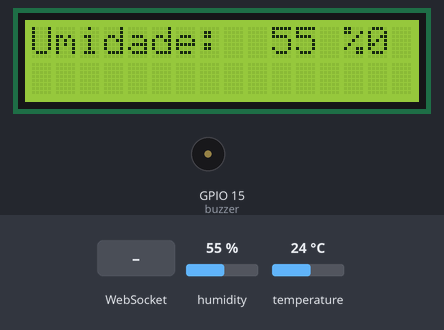
Recording of a sketch running on a simulated ESP32. Shown: 16×2 character LCD, buzzer (waves = sounding). The test bench sets the inputs (shaded band); at power-on: humidity 55 %, temperature 24 °C. WiFi joins after 1.5 s; servers stay silent unless stated; what the sketch prints to the serial monitor is not drawn.

Above: at 4.7 s.
4.8 s: WebSocket text "alertar" received
At 11.0 s:
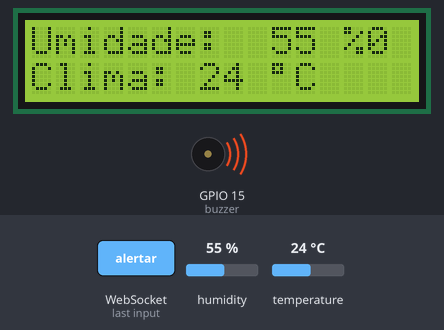
11.6 s: humidity set to 22 %
At 13.2 s:
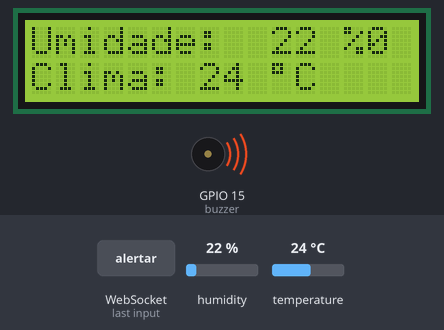
15.6 s: temperature set to 12 °C
At 24.3 s:
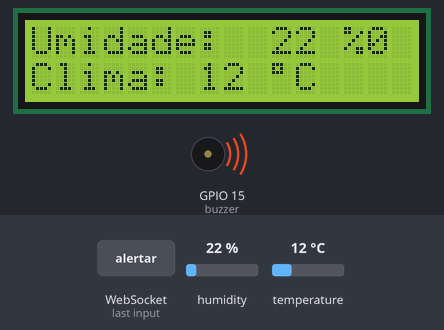
25.2 s: WebSocket text "desligar" received
At 27.8 s:
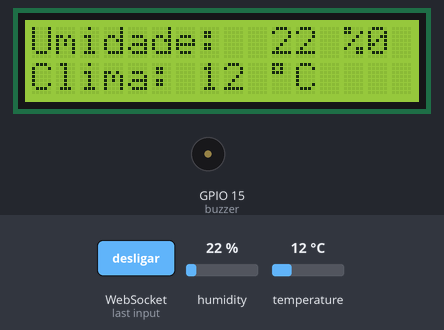
29.2 s: humidity set to 40 %
At 37.9 s:
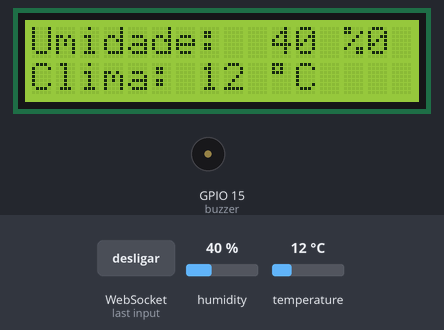
38.3 s: temperature set to 19 °C
At 49.0 s:
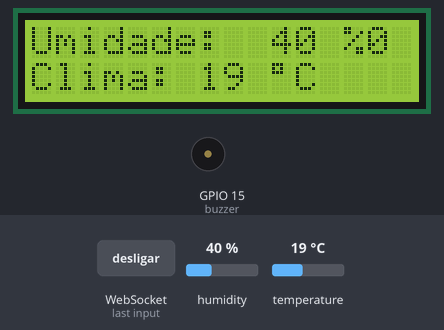
Timing chart, 0 to 50.4 s (numbered marks = the images above; inputs shaded):
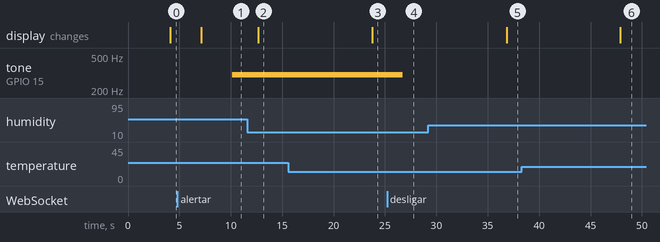

The sketch:

Conection.ino.ino
```cpp
#include <WiFi.h>
#include <WebServer.h>
#include <WebSocketsServer.h>
#include <LiquidCrystal_I2C.h>
#include "DHT.h"
#define DHTPIN 4
#define DHTTYPE DHT11
DHT dht(DHTPIN, DHTTYPE);
// Declaração para o mq-7
const int mq7 = 35;
int ppm;
// Declaração para o mq-135
const int mq135 = 32;
int qualidadeAr;
//Declarando tippo de LCD
LiquidCrystal_I2C lcd(0x27, 16, 2);
//Declarando buzzer
const int buzzer = 15;
// Inicializar a variável msg com uma string vazia
String msg = "";
// SSID and password of Wifi connection:
const char* ssid = "---";
const char* password = "---";
// The String below "webpage" contains the complete HTML code that is sent to the client whenever someone connects to the webserver
String website = "<!DOCTYPE html><html> <head> <title>Monitoramento ESP32</title> <meta name='viewport' content='width=device-width, initial-scale=1' /> <link rel='stylesheet' href='https://fonts.googleapis.com/css2?family=Material+Symbols+Outlined:opsz,wght,FILL,GRAD@24,400,0,0&icon_names=videocam' /> <style> body { margin: 0; padding: 0; background-color: #1a222c; color: #e0e0e0; font-family: Arial, sans-serif; } .header-bar { background-color: #4f6b4f; color: white; padding: 15px 10px; text-align: center; font-size: 20px; font-weight: bold; position: relative; } .content { padding: 20px; } h1 { display: none; } h2 { color: #a0a0a0; margin-top: 30px; } #commandInput { width: 90%; padding: 10px; margin-bottom: 15px; border: 1px solid #4f6b4f; border-radius: 5px; background-color: #2d333b; color: #e0e0e0; } button { background-color: #4f6b4f; color: white; padding: 10px 20px; border: none; border-radius: 5px; cursor: pointer; font-weight: bold; } button:hover { background-color: #6a876a; } a { color: white; } #responseStatus { margin-top: 20px; font-style: italic; color: #707070; } </style> </head> <body> <div class='header-bar'>Monitoramento Pet</div> <div class='content'> <h1>Monitoramento Pet</h1> <h2>Controle de Comandos</h2> <input type='text' id='commandInput' placeholder='Ex: alertar ou desligar' /> <button onclick='sendCommand()'>Enviar Comando</button> <p id='responseStatus'></p> <a href='http://172.20.10.13/' ><span class='material-symbols-outlined'>videocam</span></a > </div> </body> <script> var Socket; function init() { Socket = new WebSocket('ws://' + window.location.hostname + ':81/'); Socket.onmessage = function (event) { processCommand(event); }; } function sendCommand() { var command = document.getElementById('commandInput').value; if (Socket && Socket.readyState === 1) { Socket.send(command); document.getElementById('responseStatus').innerHTML = 'Comando enviado: ' + command; document.getElementById('commandInput').value = ''; } else { document.getElementById('responseStatus').innerHTML = 'Erro: Conexão WebSocket não está aberta (Estado: ' + (Socket ? Socket.readyState : 'Não inicializado') + ')'; console.error('Tentativa de envio antes da conexão OPEN.'); } } function processCommand(event) { document.getElementById('responseStatus').innerHTML = 'Resposta do Servidor: ' + event.data; console.log('Dado Recebido: ' + event.data); } window.onload = function (event) { init(); }; </script></html>";
// Initialization of webserver and websocket
WebServer server(80);
WebSocketsServer webSocket = WebSocketsServer(81);
//Declarando função webSocketEvent
void webSocketEvent(byte num, WStype_t type, uint8_t * payload, size_t length);

void setup() {
  //Chamando
  dht.begin();
  lcd.init();
  lcd.backlight();
  pinMode(mq7, INPUT);
  pinMode(mq135, INPUT);
  pinMode(buzzer, OUTPUT);
  // init serial port for debugging and start WiFi interface
  Serial.begin(115200);
  WiFi.begin(ssid, password);
  Serial.println("Establishing connection to WiFi with SSID: " + String(ssid));     // print SSID to the serial interface for debugging
 // wait until WiFi is connected
  while (WiFi.status() != WL_CONNECTED) {
    delay(1000);
    Serial.print(".");
  }
  Serial.print("Connected to network with IP address: ");
  Serial.println(WiFi.localIP());                     // show IP address that the ESP32 has received from router
  server.on("/", []() {                               // define here wat the webserver needs to do
    server.send(200, "text/html", website);           //    -> it needs to send out the HTML string "webpage" to the client
  });
  server.begin();                                     // start server
  webSocket.begin();                                  // start websocket
  webSocket.onEvent(webSocketEvent);                // define a callback function -> what does the ESP32 need to do when an event from the websocket is received? -> run function "webSocketEvent()"
}

void loop() {
  server.handleClient();                              // Needed for the webserver to handle all clients
  webSocket.loop();                                   // Update function for the webSockets
  delay(2000);
  lcd.setBacklight(HIGH);
  float h = dht.readHumidity(); // Umidade
  float t = dht.readTemperature(); // Temperatura
  if (isnan(h) || isnan(t)) {
    lcd.setCursor(0, 0);
    Serial.print(("Falha"));
  } else {
    lcd.setCursor(0, 0);
    lcd.print(F("Umidade: "));
    lcd.setCursor(10, 0);
    lcd.print(round(h));
    lcd.setCursor(12, 0);
    lcd.print(F(" %"));
    delay(3000);

    lcd.setCursor(0, 1);
    lcd.print(F("Clima: "));
    lcd.setCursor(7, 1);
    lcd.print(round(t));
    lcd.setCursor(9, 1);
    lcd.write(32);  // Caracter espaço
    lcd.write(223); // Caracter °
    lcd.print(F("C"));
    delay(3000);
  }
}

void webSocketEvent(byte num, WStype_t type, uint8_t * payload, size_t length) {      // the parameters of this callback function are always the same -> num: id of the client who send the event, type: type of message, payload: actual data sent and length: length of payload
  switch (type) {                                     // switch on the type of information sent
    case WStype_DISCONNECTED:                         // if a client is disconnected, then type == WStype_DISCONNECTED
      Serial.println("Client " + String(num) + " disconnected");
      break;
    case WStype_CONNECTED:                            // if a client is connected, then type == WStype_CONNECTED
      Serial.println("Client " + String(num) + " connected"); //Code here what to do when connected
      break;
    case WStype_TEXT:                                // if a client has sent data, then type == WStype_TEXT
      String msg = String((char*)payload, length);
      msg.trim();
      Serial.print("Recebido via WS: ");
      Serial.println(msg);
      if (msg == "responde") {
          webSocket.sendTXT(num, "Olá, respondo");
          Serial.println("Olá, respondo!");
        } else if (msg == "temperatura") {
          // Leitura do sensor DHT11
          float h = dht.readHumidity(); // Umidade
          float t = dht.readTemperature(); // Temperatura
          if (isnan(h) || isnan(t)) {
          Serial.println(F("Falha de leitura do sensor DHT!"));
        } else {
          Serial.println("Umidade: " + String(h) + "%");
          Serial.println("Temperatura: " + String(t) + " C");
          webSocket.sendTXT(num, "Umidade: " + String(h) + "%");
          webSocket.sendTXT(num, "Temperatura: " + String(t) + " C");
        }
        } else if (msg == "gas") {    // MQ-7
          ppm = analogRead(mq7);
          if (ppm > 70) {
            Serial.println("Gás vazando!");
            webSocket.sendTXT(num, "Gás vazando");
          } else {
            Serial.println("Tudo normal");
            webSocket.sendTXT(num, "Tudo normal");
          }
          } else if (msg == "qualidade") {   // MQ-135
              qualidadeAr = analogRead(mq135);
             if (qualidadeAr > 560) {
              Serial.print("ALERTA: Qualidade do ar ruim");
              webSocket.sendTXT(num, "ALERTA: Qualidade do ar ruim");
          } else {
              Serial.print("Qualidade do ar boa");
              webSocket.sendTXT(num, "Qualidade do ar boa");
          }
          } else if (msg == "alertar"){
              tone(buzzer, 300);
              delay(500);
              Serial.print("Alarme ligado!");
              webSocket.sendTXT(num, "Alarme ligado!");
          } else if (msg == "desligar"){
              noTone(buzzer);
              Serial.print("Alarme desligado...");
              webSocket.sendTXT(num, "Alarme desligado...");
          }
      break;
  }
}
```

Measured:
- after the input at 4.8 s, tone on GPIO 15 (buzzer): silent → 300 Hz after 5.3 s
- after the input at 11.6 s, the display: changes after 1.1 s (image 2)
- after the input at 15.6 s, the display: changes after 8.1 s (image 3)
- after the input at 25.2 s, tone on GPIO 15 (buzzer): 300 Hz → silent after 1.5 s
- after the input at 29.2 s, the display: changes after 7.6 s (image 5)
- after the input at 38.3 s, the display: changes after 9.6 s (image 6)
